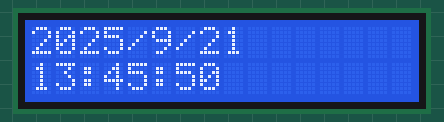
Recording of a sketch running on a simulated Arduino Uno R4 WiFi. Parts: 16×2 character LCD. The local clock reads 2024-03-15 10:24:30 at power-on unless the sketch sets it; what the sketch prints to the serial monitor is not drawn.

Above: at 0.1 s.
At 4.1 s:
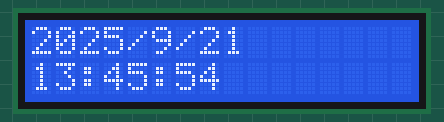
At 9.1 s:
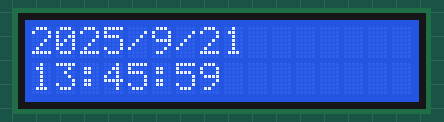
At 19.2 s:
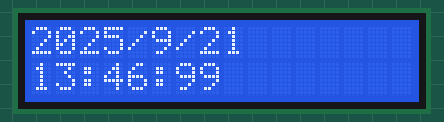
At 28.2 s:
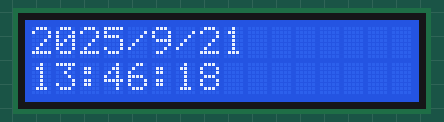
At 38.2 s:
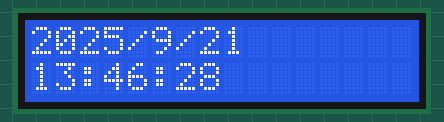

The sketch:

rtc_lcd.ino
```cpp
#include "RTC.h"
#include <LiquidCrystal.h>

const int year = 2025;
const Month month = Month::SEPTEMBER;
const int day = 21;
const int hour = 13;
const int minutes = 45;
const int second = 50;
const DayOfWeek week = DayOfWeek::SUNDAY;

LiquidCrystal lcd(7, 8, 9, 10, 11, 12);

void setup() {
  // put your setup code here, to run once:
  Serial.begin(9600);

  RTC.begin();

  RTCTime sTime(day,month,year,hour,minutes,second,week,SaveLight::SAVING_TIME_ACTIVE);

  RTC.setTime(sTime);

  lcd.begin(16, 2);
}

void loop() {
  // put your main code here, to run repeatedly:
  RTCTime cTime;

  RTC.getTime(cTime);

  lcd.setCursor(0, 0);

  lcd.print(cTime.getYear());
  lcd.print("/");
  lcd.print(Month2int(cTime.getMonth()));
  lcd.print("/");
  lcd.print(cTime.getDayOfMonth());
  lcd.print(" ");

  lcd.setCursor(0, 1);
  lcd.print(cTime.getHour());
  lcd.print(":");
  lcd.print(cTime.getMinutes());
  lcd.print(":");
  lcd.print(cTime.getSeconds());

  Serial.print(cTime.getYear());
  Serial.print("/");
  Serial.print(Month2int(cTime.getMonth()));
  Serial.print("/");
  Serial.print(cTime.getDayOfMonth());
  Serial.print(" ");

  Serial.print(cTime.getHour());
  Serial.print(":");
  Serial.print(cTime.getMinutes());
  Serial.print(":");
  Serial.println(cTime.getSeconds());


  delay(1000);
}
```

Measured:
- what the display in image 1 shows lasts 1.0 s, from 4.1 s to 5.1 s
